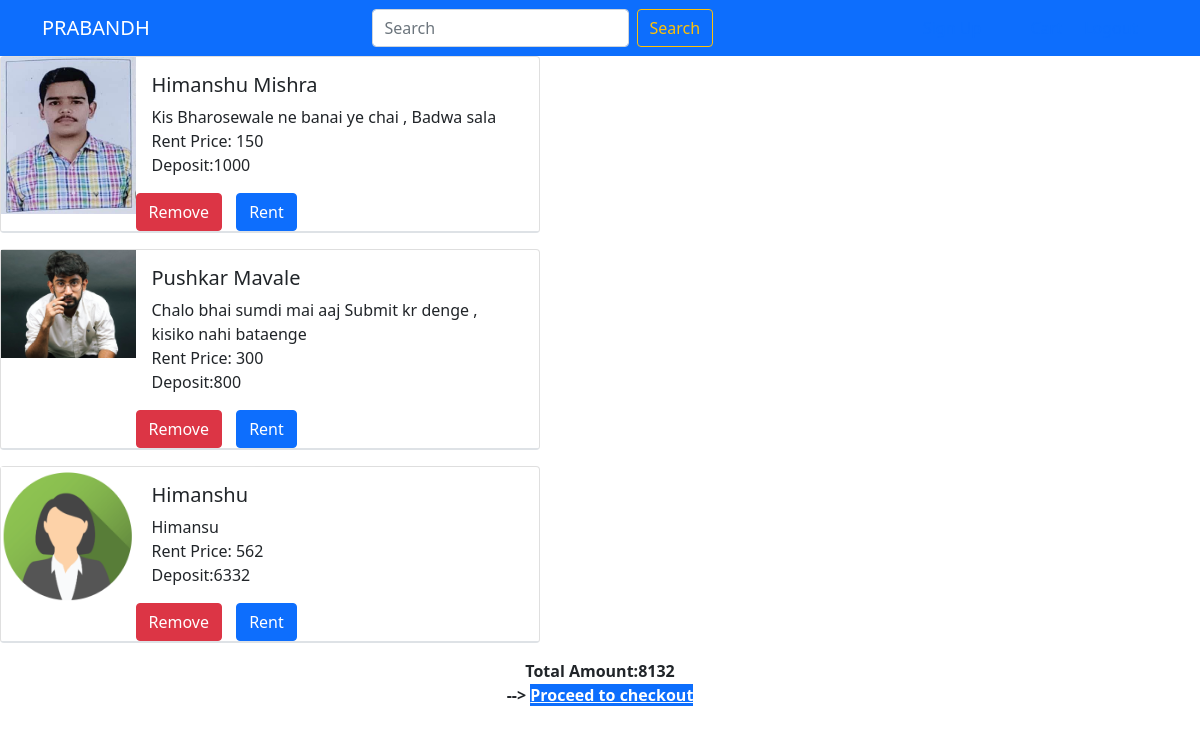
The app's page /cart/ (signed in) with its own data.
### Rent/models.py (models this page shows)
class Product(models.Model):
    seller_of_item=models.ForeignKey(Seller,related_name='seller_of_item', on_delete=models.CASCADE)
    availability=models.BooleanField(default=True)
    title=models.CharField(max_length=20)
    category = models.ForeignKey(Category, on_delete=models.SET_NULL, blank=True, null=True)
    subcategory=models.ForeignKey(Subcategory,on_delete=models.SET_NULL, blank=True, null=True)
    rental_price=models.IntegerField()
    about=models.TextField()
    deposit=models.IntegerField()
    image_of_product=models.ImageField(upload_to='title_photos')
    def __str__(self):
        return self.title

### Rent/views.py (the view)
# urls.py: path('cart/',views.cart,name="cart"),
def cart(request):
    us = request.user
    Cartobj=(Cart.objects.filter(user=us)).values('product_id')
    print(Cartobj)
    prod=[]
    j=0
    for i in Cartobj:
        j=j+1
    print(j)
    for i in range(0, j):
        prod=prod+list(Cartobj[i].values())
    print(prod)
    sum=0
    products = Product.objects.filter(id__in=prod)
    for i in products:
        sum=sum+i.deposit
    param = {
        'product': products,
        'sum':sum,
        "STRIPE_PUBLIC_KEY": settings.STRIPE_PUBLIC_KEY
    }
    print(products)
    return render(request, 'Rent/subcstfil.html', param)

### Rent/templates/Rent/subcstfil.html (shortened to what this page needs)
{% extends 'Rent/Weddings.html' %}
{% load static %}
{% block content %}
    <main>
        {% for i in product %}
            <div class="card mb-3 border-bottom" style="max-width: 540px;">
              <div class="row g-0 border-bottom">
                <div class="col-md-3 col-sm-4">
                  <img src='/media/{{i.image_of_product}}' class="img-fluid me-2" alt="...">
                </div>
                <div class="col-md-9 col-sm-8">
                    <div class="card-body">
                      <h5 class="card-title">{{i.title}}</h5>
                            <p class="card-text">
                              {{i.about}}<BR>Rent Price: {{i.rental_price}}</BR>
                              Deposit:{{i.deposit}}
                            </p>
                    </div>
                  <a href="/cartdel/{{i.id}}" class="btn btn-danger" style="margin-right:10px;">Remove</a>
                  <a href="#" class="btn btn-primary">Rent</a>
                </div>
              </div>
            </div>
     {% endfor %}
            <center>
                <b>Total Amount:{{sum}}<b><br/>
                    {% csrf_token %} -->
                    <a href="{% url 'check' %}" class="btn-primary" id="checkout-button">Proceed to checkout</a>
            </center>
    </main>
{% endblock %}

### Rent/templates/Rent/Weddings.html (shortened to what this page needs)
{% extends 'User/basic.html' %}
{% load static %}

### User/templates/User/basic.html (shortened to what this page needs)
<!DOCTYPE html>
<html lang="en">
<head>
  <link href="https://cdn.jsdelivr.net/npm/bootstrap@5.1.0/dist/css/bootstrap.min.css" rel="stylesheet"
>
</head>
  <body>
      <nav class="navbar navbar-dark bg-primary">
          <div class="container">
            <div class="me-4">
              <a href="#" class="navbar-brand">PRABANDH</a>
            </div>
            <form class="d-flex" method='get' action='/search'>
              <input class="form-control me-2" type="search" placeholder="Search" aria-label="Search" name="search" id="search">
              <button class="btn btn-outline-warning" type="submit">Search</button>
            </form>
            <div class="color">
              <div class="container-fluid row">
                  <a class="nav-item nav-link col-6" href="/user">Sign Up</a>
                  <a class="nav-item nav-link col-3" href="/cart/">Cart</a>
                  {% if user.is_authenticated %}
                    <a class="nav-item nav-link col-3" href="{% url 'logout' %}">Logout</a>
                  {% else %}
                    <a class="nav-item nav-link col-3" href="{% url 'login' %}">Login</a>
                  {% endif %}
            </div>
            </div>
          </div>
      </nav>
      {% block content %}
      {% endblock %}
    </body>
</html>

### records on screen
Product: image_of_product (picture), title "Himanshu Mishra", about "Kis Bharosewale ne banai ye chai , Badwa sala", rental_price "150", deposit "1000"
Product: image_of_product (picture), title "Pushkar Mavale", about "Chalo bhai sumdi mai aaj Submit kr denge , kisiko nahi bataenge", rental_price "300", deposit "800"
Product: image_of_product (picture), title "Himanshu", about "Himansu", rental_price "562", deposit "6332"

### other values on screen
{{ sum }} "8132"
